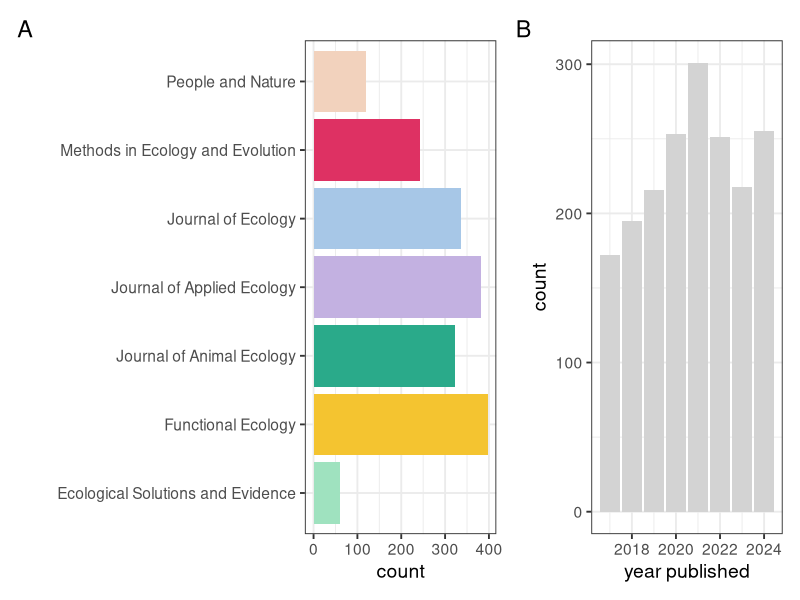
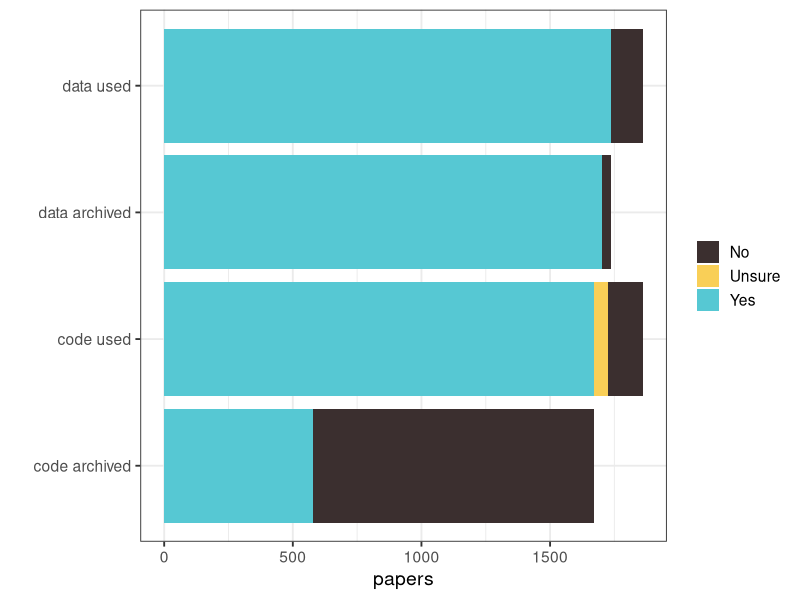
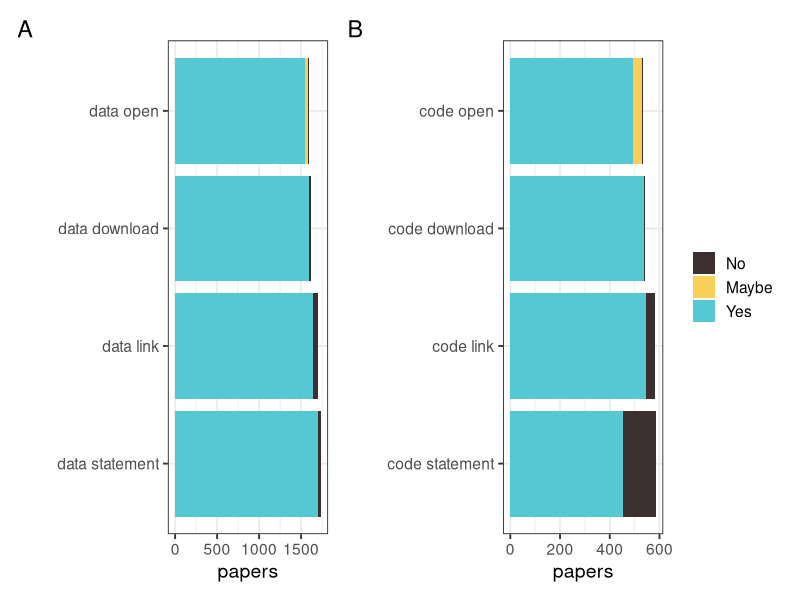
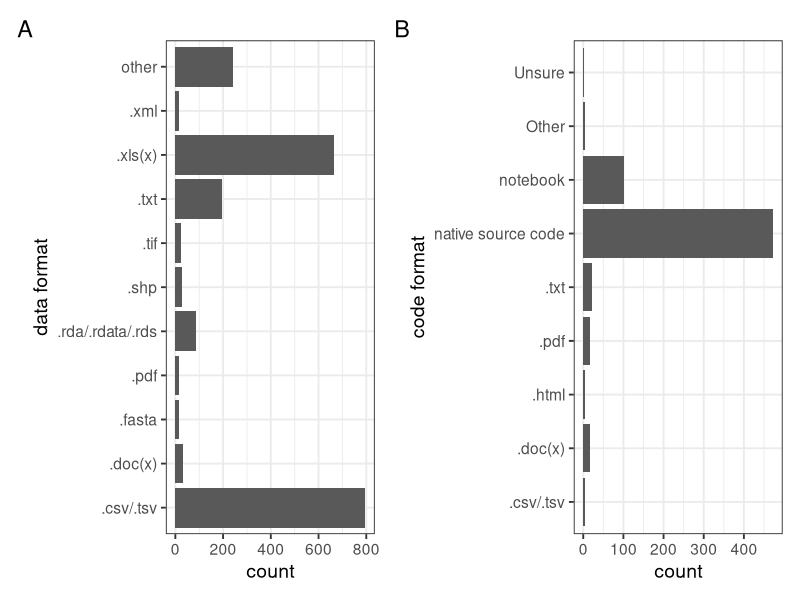

These charts were generated, in order, by the following R code: (Note: this script raises an error after producing the figures.)
# Making figures for the paper
# Dec 2025

# Load libraries
library(tidyverse)
library(patchwork)

# Build colour scheme for the journals
journal_cols <- c("#9FE2BF", # ESE
                  "#F4C430", # Functional Ecology
                  "#2AAA8A", # J Applied Ecology
                  "#C3B1E1", # J Animal Ecology
                  "#A7C7E7", # J Ecology
                  "#DE3163", # MEE
                  "#F2D2BD") # People and Nature

# Read in the data
papers <- read_csv("data/BES-data-code-hackathon-cleaned_2025-11-16.csv")

#------------------------------------------------------------------------------
# Summary figures
#------------------------------------------------------------------------------
# How many paper from each journal?
journal_summary <-
  papers %>%
  group_by(journal) %>%
  summarise(count = n())

journals <-
  ggplot(journal_summary, aes(x = journal, y = count, fill = journal)) +
  geom_col() +
  theme_bw(base_size = 14) +
  scale_fill_manual(values = journal_cols) +
  coord_flip() +
  theme(legend.position = "none") +
  xlab("")

# How many papers per year?
year_summary <-
  papers %>%
  group_by(year_published) %>%
  summarise(count = n())

years <-
  ggplot(year_summary, aes(x = year_published, y = count)) +
  geom_col(fill = "lightgrey") +
  theme_bw(base_size = 14) +
  xlab("year published")

# combine the two figures
journals + years + plot_annotation(tag_levels = "A")
#--------------------------------------------------------------------------------
# 1. Does the paper use code/data, and is it archived?
# Very small numbers for data not archived is data that is embargoed
# or available on request
#--------------------------------------------------------------------------------
# Make a dataframe for plotting
data_code_by_journal <- 
  papers %>% 
  # select just required variables
  select(journal, data_used, data_availability, code_used, code_archived) %>%
  # reshape the data so that we can plot all four variables together
  pivot_longer(data_used:code_archived, names_to = "var") %>%
  # reorder the factors so the order is correct in the plot
  mutate(var = factor(var, levels = c("data_used", "data_availability", "code_used", "code_archived"))) %>%
  # change the names so they look better on the plots
  mutate(var = case_when(var == "data_used" ~ "data used",
                         var == "data_availability" ~ "data archived",
                         var == "code_used" ~ "code used",
                         var == "code_archived" ~ "code archived")) %>%
  # Recode the available on request as No since there are so few of these
  mutate(value = case_when(value == "No, but they are available on request" ~ "No",
                           TRUE ~ as.character(value))) %>%
  # Get the totals for each variable to plot grouped by journal
  group_by(journal, var, value) %>%
  summarise(papers = n()) %>%
  # Exclude NAs
  na.omit() 

# Plot
ggplot(data_code_by_journal, aes(x = var, y = papers, fill = value)) + 
  geom_bar(position = "stack", stat = "identity") + 
  coord_flip() +
  scale_fill_manual(values = c("#3b2f2f", "#f9cf57", "#56c8d3")) +
  theme_bw(base_size = 14) +
  # Remove legend title
  theme(legend.title = element_blank()) +
  xlab("")

#--------------------------------------------------------------------------------
# 2. Are data/code findable and accessible?
# A. DATA
#--------------------------------------------------------------------------------
# Make a dataframe for plotting
data_FA <- 
  papers %>%
  select(journal, 
         data_availability, data_link, data_download, data_open) %>%
  # reshape the data so that we can plot all fur variables together
  pivot_longer(data_availability:data_open, names_to = "var") %>%
  # change the names
  mutate(var = case_when(var == "data_availability" ~ "data statement",
                         var == "data_link" ~ "data link",
                         var == "data_download" ~ "data download",
                         var == "data_open" ~ "data open")) %>%
  # reorder the factors so the order is correct in the plot
  mutate(var = factor(var, levels = c("data statement", "data link", 
                                      "data download", "data open"))) %>%
  # Recode the available on request and embargoed data as No since there are so few of these
  # And shorten the other options to Maybe
  mutate(value = case_when(value == "No, but they are available on request" ~ "No",
                           value == "No, because the data are embargoed" ~ "No",
                           value == "Needs specific software or too large" ~ "Maybe",
                           value == "Yes, but not all files" ~ "Yes",
                           value == "Yes, but not all data" ~ "Yes",
                           TRUE ~ as.character(value))) %>%
  mutate(value = factor(value, levels = c("No", "Maybe", "Yes"))) %>%
  # Get the totals for each variable to plot
  group_by(journal, var, value) %>%
  summarise(papers = n()) %>%
  # Exclude NAs
  na.omit() 

dataFAplot <-
  ggplot(data_FA, aes(x = var, y = papers, fill = value)) + 
  geom_bar(position = "stack", stat = "identity") +
  coord_flip() +
  scale_fill_manual(values = c("#3b2f2f", "#f9cf57", "#56c8d3")) +
  theme_bw(base_size = 14) +
  # Remove legend
  theme(legend.position = "none") +
  xlab("") 

#--------------------------------------------------------------------------------
# 2. Are data/code findable and accessible?
# B. CODE
#--------------------------------------------------------------------------------
code_FA <- 
  papers %>%
  select(journal, 
         code_archived, code_availability, code_link, code_download, code_open) %>%
  # reshape the data so that we can plot all fur variables together
  pivot_longer(code_availability:code_open, names_to = "var") %>%
  # change the names
  mutate(var = case_when(var == "code_availability" ~ "code statement",
                         var == "code_link" ~ "code link",
                         var == "code_download" ~ "code download",
                         var == "code_open" ~ "code open")) %>%
  # reorder the factors so the order is correct in the plot
  mutate(var = factor(var, levels = c("code statement", 
                                      "code link", "code download", "code open"))) %>%
  # Recode the available on request and embargoed data as No since there are so few of these
  # And shorten the other options to Maybe
  mutate(value = case_when(value == "No, but they are available on request" ~ "No",
                           value == "No, because the data are embargoed" ~ "No",
                           value == "Maybe if I had the right software" ~ "Maybe",
                           value == "Yes, but not all files" ~ "Yes",
                           TRUE ~ as.character(value))) %>%
  mutate(value = factor(value, levels = c("No", "Maybe", "Yes"))) %>%
  # Get the totals for each variable to plot
  group_by(journal, var, value) %>%
  summarise(papers = n()) %>%
  # Exclude NAs
  na.omit() 

# Plot
codeFAplot <-
  ggplot(code_FA, aes(x = var, y = papers, fill = value)) + 
  geom_bar(position = "stack", stat = "identity") +
  coord_flip() +
  scale_fill_manual(values = c("#3b2f2f", "#f9cf57", "#56c8d3")) +
  theme_bw(base_size = 14) +
  # Remove legend title
  theme(legend.title = element_blank()) +
  xlab("")

# Combine the two
dataFAplot + codeFAplot + plot_annotation(tag_levels = 'A')

#--------------------------------------------------------------------------------
# 3. Are data/code interoperable?
# A. What format are they saved in? 
#--------------------------------------------------------------------------------  
# Data format
# First work out how many entries are not in the top ten 
# these should be added to the plot as "other"
topten <-
  papers %>% 
  filter(data_used == "Yes") %>% 
  select(data_format) %>%
  separate_longer_delim(cols = data_format, delim = ";") %>%
  na.omit() %>%
  group_by(data_format) %>%
  summarise(count = n()) %>% 
  arrange(-count) %>% 
  slice(1:10) %>%
  summarise(sum(count))

total <-
  papers %>% 
  filter(data_used == "Yes") %>% 
  select(data_format) %>%
  separate_longer_delim(cols = data_format, delim = ";") %>%
  na.omit() %>%
  group_by(data_format) %>%
  summarise(count = n()) %>% 
  arrange(-count) %>% 
  summarise(sum(count))

# How many are "other"
other_count <- as.numeric(total-topten)

# Create summary dataset for data format
# Select just the top 10 or it gets very large
summary_data_format <- 
  papers %>% 
  filter(data_used == "Yes") %>% 
  select(data_format) %>%
  separate_longer_delim(cols = data_format, delim = ";") %>%
  na.omit() %>%
  # Combine RDS and Rdata
  mutate(data_format = case_when(data_format == ".RDS" | data_format == ".Rdata" 
                                 ~ ".rda/.rdata/.rds",
                                 TRUE ~ as.character(data_format))) %>%
  group_by(data_format) %>%
  summarise(count = n()) %>% 
  # arrange in reverse order
  arrange(-count) %>%
  # select just top ten
  slice(1:10) %>%
  # add "other" option
  rbind(data.frame(data_format = "other", count = other_count))

# Plot
data_format_plot <-
  ggplot(summary_data_format, aes(x = data_format, y = count)) + 
  geom_col() +
  theme_bw(base_size = 14) +
  coord_flip() +
  # Remove legend title
  theme(legend.title = element_blank()) +
  xlab("data format")
#--------------------------------------------------------------------------------
# Code format
# Create summary dataset for code format
summary_code_format <- 
  papers %>% 
  filter(code_used == "Yes") %>% 
  select(code_format) %>%
  separate_longer_delim(cols = code_format, delim = ";") %>%
  na.omit() %>%
  group_by(code_format) %>%
  summarise(count = n()) %>% 
  arrange(-count)

# Plot
code_format_plot <-
  ggplot(summary_code_format, aes(x = code_format, y = count)) + 
  geom_col() +
  theme_bw(base_size = 14) +
  coord_flip() +
  # Remove legend title
  theme(legend.title = element_blank()) +
  xlab("code format")

#---------------------------------------------
# Combine two plots for data and code into one
(data_format_plot + code_format_plot) + plot_annotation(tag_levels = "A")

#-------------------------------------------------------------------------------
# 3. Are data/code interoperable? 
# B. What programming language is code written in?
# Create summary dataset for code language
#-------------------------------------------------------------------------------
summary_code_language <- 
  papers %>% 
  filter(code_used == "Yes") %>% 
  select(code_language) %>%
  separate_longer_delim(cols = code_language, delim = ";") %>%
  na.omit() %>%
  group_by(code_language) %>%
  summarise(count = n()) %>% 
  arrange(-count)

# Plot
code_language_plot <-
  ggplot(summary_code_language, aes(x = code_language, y = count)) + 
  geom_col() +
  coord_flip() +
  theme_bw(base_size = 14) +
  # Remove legend title
  theme(legend.title = element_blank()) +
  xlab("code language")

#--------------------------------------------------------------------------------
# 4. Where are data/code archived?
#-------------------------------------------------------------------------------
# Create summary dataset for data archive
summary_data_archive <- 
  papers %>% 
  filter(data_used == "Yes") %>% 
  select(data_archive) %>%
  separate_longer_delim(cols = data_archive, delim = ";") %>%
  na.omit() %>%
  group_by(data_archive) %>%
  summarise(count = n()) %>% 
  arrange(-count) %>%
  # Add a column to id this as for data
  mutate(type = rep("data", n()))  %>%
  # rename column so the two datasets match
  rename(archive = data_archive)

# Create summary dataset for code archive
summary_code_archive <- 
  papers %>% 
  filter(code_used == "Yes") %>% 
  select(code_archive) %>%
  separate_longer_delim(cols = code_archive, delim = ";") %>%
  na.omit() %>%
  group_by(code_archive) %>%
  summarise(count = n()) %>% 
  arrange(-count) %>%
  # Add a column to id this as for code
  mutate(type = rep("code", n())) %>%
  # rename column so the two datasets match
  rename(archive = code_archive)

# Stick the two summary datasets together
summary_all_archive <-
  rbind(summary_data_archive, summary_code_archive) %>%
  # change levels so plot is in correct order (data first)
  mutate(type = factor(type, levels = c("data", "code")))

# Get totals
summary_all_archive %>% group_by(type) %>% summarise(sum(count))

# Plot
archive_plot <-
  ggplot(summary_all_archive, aes(x = archive, y = count)) + 
  geom_col() +
  coord_flip() +
  theme_bw(base_size = 14) +
  # Remove legend title
  theme(legend.title = element_blank()) +
  xlab("") +
  facet_wrap(~type, scales = "free_x") +
  theme(strip.background = element_rect(fill = "white"))

#--------------------------------------------------------------------------------
# 5. Are data/code reusable?
# A. DATA
# Readme
# Complete
#-------------------------------------------------------------------------------
# Make a dataframe for plotting
data_reuse <- 
  papers %>%
  filter(data_availability == "Yes") %>% 
  select(data_README, data_README_scale, data_completeness) %>%
  # reshape the data so that we can plot all four variables together
  pivot_longer(data_README:data_completeness, names_to = "var") %>%
  # reorder the factors so the order is correct in the plot
  mutate(var = factor(var, levels = c("data_README", "data_README_scale", "data_completeness"))) %>%
  # Recode the available on request and embargoed data as No since there are so few of these
  # And shorten the other options to Maybe
  #mutate(value = case_when(value == "No, but they are available on request" ~ "No",
     #                      value == "No, because the data are embargoed" ~ "No",
    #                       value == "Needs specific software or too large" ~ "Maybe",
     #                      value == "Yes, but not all files" ~ "Yes",
     #                      value == "Yes, but not all data" ~ "Yes",
     #                      TRUE ~ as.character(value))) %>%
 # mutate(value = factor(value, levels = c("No", "Maybe", "Yes"))) %>%
  # Get the totals for each variable to plot
  group_by(var, value) %>%
  summarise(papers = n()) %>%
  # Exclude NAs
  na.omit() 

data_reuse_plot <-
  ggplot(data_reuse, aes(x = var, y = papers, fill = value)) + 
  geom_bar(position = "stack", stat = "identity") +
  coord_flip() +
  scale_fill_manual(values = c("#3b2f2f", "#f9cf57", "#56c8d3")) +
  theme_bw(base_size = 14) +
  # Remove legend
  theme(legend.position = "none") +
  xlab("") 

#--------------------------------------------------------------------------------
# 5. Are data/code reusable?
# B. CODE
# Readme
# Complete
Vignette
Annotation
package

#-------------------------------------------------------------------------------
